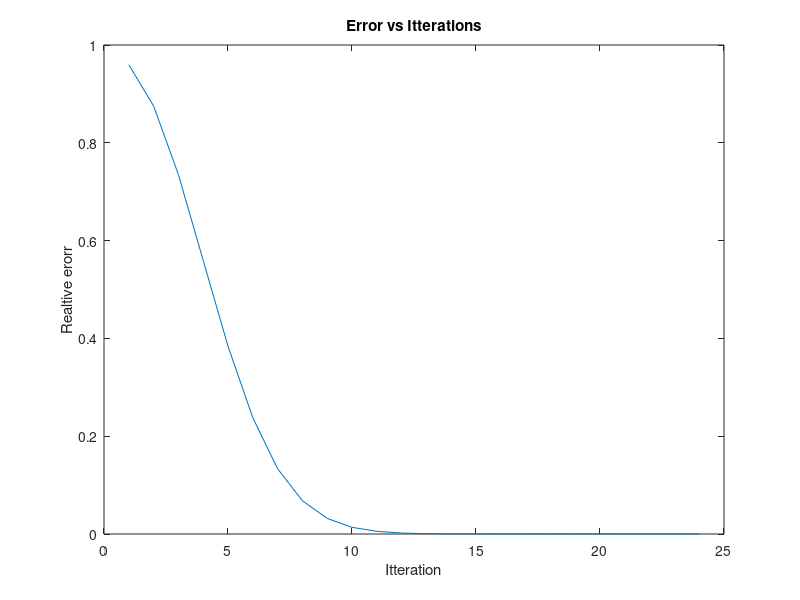

Source code (MATLAB):
%% Assignemnt
% Name        : Mohamed Mafaz
% Roll Number : AM25M009
% Depatment   : Applied Mechanics

clc
clear

plot_arr = [];

number = 5;
tolerence = 5e-10;

sum = 1;
loop_completed = 0;
maximum_loops = 400; % So i can break out if the code goes to an infinite Loop, mostly for debugging

actual = exp(number);
i = 1;

while 1
    sum = sum + power(number, i) / factorial(i);

    relative_error = abs((actual - sum)/actual);
    plot_arr = [plot_arr, relative_error];

    if (relative_error) < tolerence;
        % fprintf("\nReached\n")
        break
    end

    loop_completed = loop_completed + 1;

    if loop_completed >= maximum_loops
        break
    end

    i = i + 1;
end

fprintf("relative_error: %.10f\n", relative_error)
fprintf("Loops taken   : %d\n", loop_completed)
fprintf("Predicted     : %.10f\n", sum)
fprintf("Actual        : %.10f\n", exp(number))

% length(plot_arr)
plot(1:length(plot_arr), plot_arr);
title('Error vs Itterations')
xlabel("Itteration")
ylabel("Realtive erorr")
